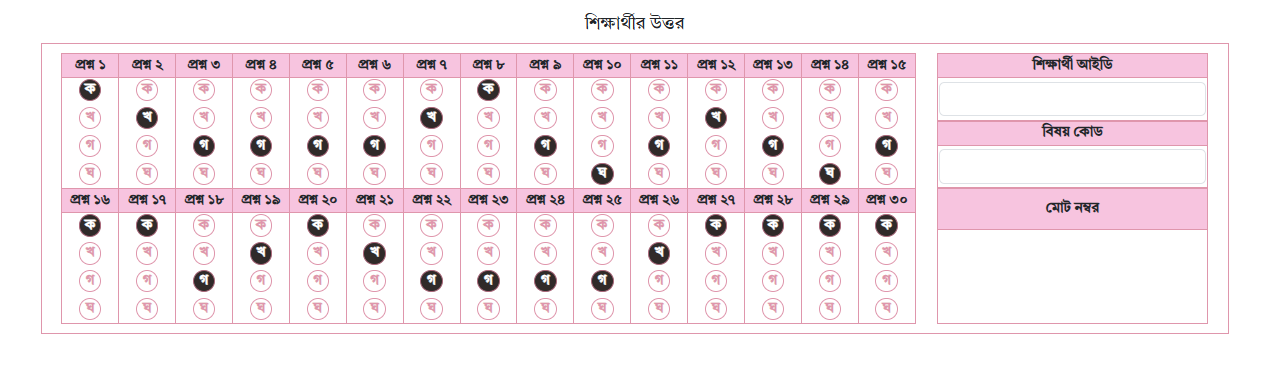
#> input picture omr2.png, 1264 x 369 px, found by its file name
$ python main-v-10.py
#> lines starting #> are read from the running program, lines starting #| are printed output that depends on the picture; after the words box and inside, x2 and y2 are one past the last pixel; in counts of white or black regions, pixels touching at a corner belong together
import cv2
import numpy as np
import os

def display_and_split_biggest_rectangle_part(image_path):
    """
    Loads an image, finds the biggest rectangular part, and splits it into
    the answer section and info section, returning them as NumPy arrays.
    """
#> called with image_path = 'omr2.png'
    image = cv2.imread(image_path)
#> image is the input picture: shape (369, 1264, 3); mean B, G, R 239.3, 234.8, 245.2

    if image is None:
        print(f"❌ Error: Could not load image from {image_path}")
        return None, None # Return None for both parts on failure

    gray = cv2.cvtColor(image, cv2.COLOR_BGR2GRAY)
    _, thresh = cv2.threshold(gray, 200, 255, cv2.THRESH_BINARY_INV)
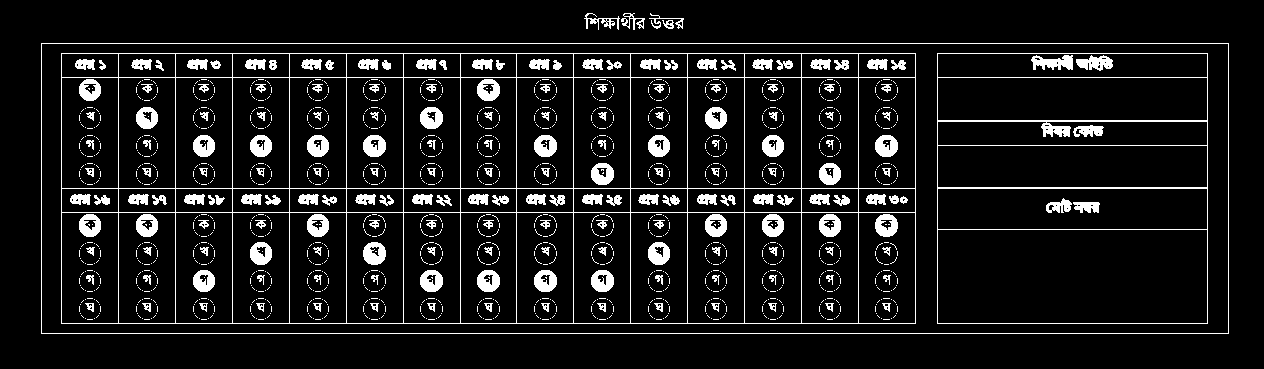
#> thresh: shape (369, 1264); 9.3% white; 1595 white regions (1399 under 20 px)

    contours, _ = cv2.findContours(thresh, cv2.RETR_EXTERNAL, cv2.CHAIN_APPROX_SIMPLE)
#> contours = 5 contours; box (x1, y1, x2, y2) and area: (41, 43, 1229, 334) 344230, (584, 13, 620, 30) 130, (621, 13, 645, 30) 106, (649, 13, 684, 29) 64, (662, 20, 674, 29) 56

    biggest_rect = None
    max_area = 0

    for contour in contours:
        perimeter = cv2.arcLength(contour, True)
        approx = cv2.approxPolyDP(contour, 0.02 * perimeter, True)

        if len(approx) == 4 and cv2.contourArea(approx) > 1000:
            x, y, w, h = cv2.boundingRect(approx)
            area = w * h
            if area > max_area:
                max_area = area
                biggest_rect = (x, y, w, h)
#> this loop made 5 passes
#> (perimeter, approx, x, y, w, h, area, max_area) on pass 1: (2954, [[41, 43], [41, 333], [1228, 333], [1228, 43]], 41, 43, 1188, 291, 345708, 345708)
#> perimeter on passes 2 to 5: 40.38, 176, 163.4, 200.7
#> after the loop, max_area = 345708

    if biggest_rect:
        x, y, w, h = biggest_rect
        rectangular_part = image[y:y + h, x:x + w]

        # Optional: Display the biggest rectangle
        # cv2.imshow("Biggest Rectangle Found", rectangular_part)
        # cv2.waitKey(0)

        # Split into initial answer section and info section
        # Assuming the answer section is on the left (75% width) and info on the right (25% width)
        answer_section_with_outer = rectangular_part[:, 0:int(0.75 * w)]
        info_section_with_outer = rectangular_part[:, int(0.75 * w):]

        # Function to find the main content within a section (removing white borders)
        def crop_white_borders(section_image):
            if section_image.size == 0:
                return section_image # Return empty if input is empty
            gray_section = cv2.cvtColor(section_image, cv2.COLOR_BGR2GRAY)
            # Adjust threshold if needed for better results
            _, thresh_section = cv2.threshold(gray_section, 200, 255, cv2.THRESH_BINARY_INV)
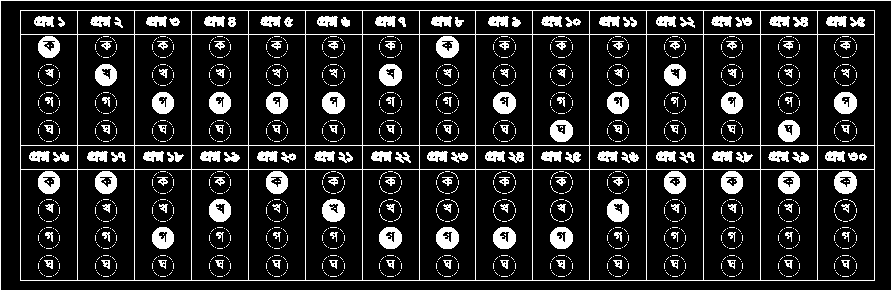
#> thresh_section: shape (291, 891); 14.4% white; 1585 white regions (1399 under 20 px)
            contours_section, _ = cv2.findContours(thresh_section, cv2.RETR_EXTERNAL, cv2.CHAIN_APPROX_SIMPLE)
#> contours_section = 2 contours, 1 with area under 20; largest, box (x1, y1, x2, y2) and area: (20, 10, 875, 281) 230580

            if contours_section:
                largest_contour_section = max(contours_section, key=cv2.contourArea)
#> largest_contour_section = [[20, 10], [20, 280], [874, 280], [874, 10]]
                x_sec, y_sec, w_sec, h_sec = cv2.boundingRect(largest_contour_section)
#> x_sec = 20; y_sec = 10; w_sec = 855; h_sec = 271
                return section_image[y_sec:y_sec + h_sec, x_sec:x_sec + w_sec]
            return section_image # Return original if no contours found

        answer_section_without_outer = crop_white_borders(answer_section_with_outer)
        info_section_without_outer = crop_white_borders(info_section_with_outer)
#> in crop_white_borders (call 2), `_, thresh_section = cv2.threshold(gray_section, 200, 255, cv2.THRESH_B..`:
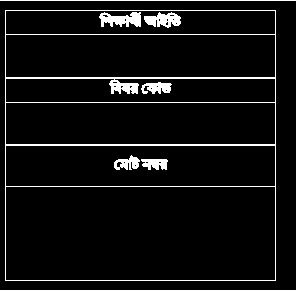
#> thresh_section: shape (291, 297); 6.5% white in thin lines or dots
#> in crop_white_borders (call 2), `contours_section, _ = cv2.findContours(thresh_section, cv2.RETR_EXTERN..`: contours_section = 2 contours, 1 with area under 20; largest, box (x1, y1, x2, y2) and area: (5, 10, 276, 281) 72900
#> in crop_white_borders (call 2), `largest_contour_section = max(contours_section, key=cv2.contourArea)`: largest_contour_section = [[5, 10], [5, 280], [275, 280], [275, 10]]
#> in crop_white_borders (call 2), `x_sec, y_sec, w_sec, h_sec = cv2.boundingRect(largest_contour_section)`: x_sec = 5; w_sec = 271
#> in crop_white_borders (call 2), `return section_image[y_sec:y_sec + h_sec, x_sec:x_sec + w_sec]`:
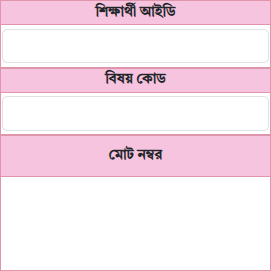
#> returned value: shape (271, 271, 3); mean of channels 0, 1, 2 238.4, 229.3, 247.4; drawn as B, G, R

        print("✅ Main sections extracted (in memory).")

        return answer_section_without_outer, info_section_without_outer
    else:
        print("❌ No significant rectangle found. Try adjusting the threshold or contour area.")
        return None, None # Return None for both parts on failure

def extract_info_sections(info_section_image):
    """
    Extracts the 'শিক্ষার্থী আইডি', 'বিষয় কোড', and 'মোট নম্বর' sections
    from the info_section_image (NumPy array) and returns them as NumPy arrays.
    """
    if info_section_image is None or info_section_image.size == 0:
        print("❌ Error: Info section image is empty or None.")
        return None, None, None

    img_height, img_width, _ = info_section_image.shape
#> img_height = 271; img_width = 271

    # --- ADJUST THESE PERCENTAGES ---
    student_id_section_height_percentage = 0.25
    subject_code_section_height_percentage = 0.25

    student_id_start_y = 0
    student_id_end_y = int(img_height * student_id_section_height_percentage)
#> student_id_end_y = 67

    subject_code_start_y = student_id_end_y
#> subject_code_start_y = 67
    subject_code_end_y = subject_code_start_y + int(img_height * subject_code_section_height_percentage)
#> subject_code_end_y = 134

    total_marks_start_y = subject_code_end_y
#> total_marks_start_y = 134
    total_marks_end_y = img_height
#> total_marks_end_y = 271

    student_id_part = None
    subject_code_part = None
    total_marks_part = None

    if student_id_end_y > student_id_start_y:
        student_id_part = info_section_image[student_id_start_y:student_id_end_y, 0:img_width]
        print("✅ Student ID section extracted (in memory).")
    else:
        print("❌ Student ID section crop failed.")

    if subject_code_end_y > subject_code_start_y:
        subject_code_part = info_section_image[subject_code_start_y:subject_code_end_y, 0:img_width]
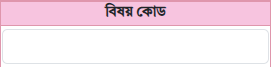
#> subject_code_part: shape (67, 271, 3); mean B, G, R 235.7, 225.6, 245.7
        print("✅ Subject Code section extracted (in memory).")
    else:
        print("❌ Subject Code section crop failed.")

    if total_marks_end_y > total_marks_start_y:
        total_marks_part = info_section_image[total_marks_start_y:total_marks_end_y, 0:img_width]
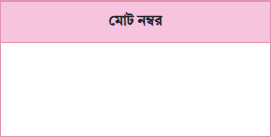
#> total_marks_part: shape (137, 271, 3); mean B, G, R 241.3, 232.9, 249.9
        print("✅ Total Marks section extracted (in memory).")
    else:
        print("❌ Total Marks section crop failed.")

    return student_id_part, subject_code_part, total_marks_part

def split_answer_section_horizontally(answer_section_image):
    """
    Splits the answer_section_image (NumPy array) horizontally into two equal halves,
    returning them as NumPy arrays.
    """
    if answer_section_image is None or answer_section_image.size == 0:
        print(f"❌ Error: Answer section image is empty or None.")
        return None, None

    img_height, img_width, _ = answer_section_image.shape
#> img_height = 271; img_width = 855

    middle_y = img_height // 2
#> middle_y = 135

    top_half = answer_section_image[0:middle_y, 0:img_width]
    bottom_half = answer_section_image[middle_y:img_height, 0:img_width]
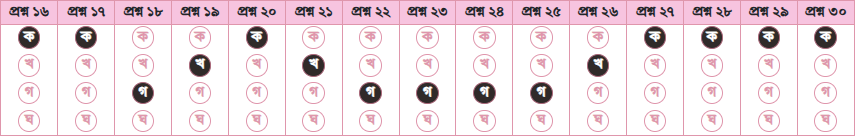
#> bottom_half: shape (136, 855, 3); mean B, G, R 229.7, 223.8, 238.1

    print("✅ Answer section split into two halves (in memory).")
    return top_half, bottom_half


# === Main execution block ===
if __name__ == "__main__":
    original_omr_image_path = "omr2.png"  # Your original OMR image file

    print("--- Starting OMR Sheet Processing ---")

    # Step 1: Get the main answer and info sections
    answer_section_img, info_section_img = display_and_split_biggest_rectangle_part(original_omr_image_path)

    # Step 2: Process the info section if available
    if info_section_img is not None and info_section_img.size > 0:
        print("\n--- Extracting Info Sub-sections ---")
        student_id_img, subject_code_img, total_marks_img = extract_info_sections(info_section_img)

        # Optional: Display info sub-sections (no saving)
        if student_id_img is not None: cv2.imshow("Student ID", student_id_img)
        if subject_code_img is not None: cv2.imshow("Subject Code", subject_code_img)
        if total_marks_img is not None: cv2.imshow("Total Marks", total_marks_img)
        cv2.waitKey(1) # Small wait key to allow windows to pop up

    # Step 3: Split the answer section if available
    if answer_section_img is not None and answer_section_img.size > 0:
        print("\n--- Splitting Answer Section into Halves ---")
        answer_top_half_img, answer_bottom_half_img = split_answer_section_horizontally(answer_section_img)

        # Optional: Display answer halves (no saving)
        if answer_top_half_img is not None: cv2.imshow("Answer Top Half", answer_top_half_img)
        if answer_bottom_half_img is not None: cv2.imshow("Answer Bottom Half", answer_bottom_half_img)
        cv2.waitKey(0) # Wait for a key press to close all windows
        cv2.destroyAllWindows()
    else:
        print("\nAnswer section not available for splitting.")

    print("\n--- Processing Complete ---")

$ run again, with omr3.png copied over omr2.png
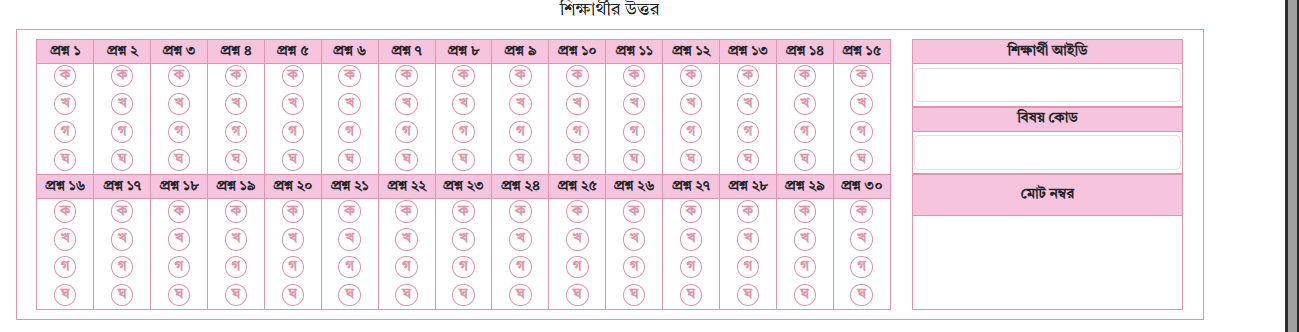
#> input picture omr3.png, 1299 x 332 px, found by its file name
#> in display_and_split_biggest_rectangle_part, image is the input picture: shape (332, 1299, 3); mean B, G, R 240.5, 235.5, 246.8
#> in display_and_split_biggest_rectangle_part, `_, thresh = cv2.threshold(gray, 200, 255, cv2.THRESH_BINARY_INV)`:
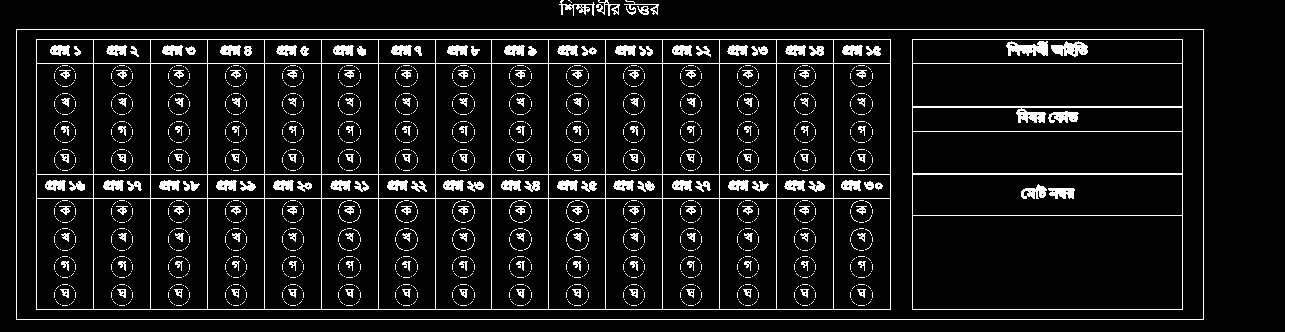
#> thresh: shape (332, 1299); 9.3% white; 2022 white regions (1825 under 20 px)
#> contours = 7 contours, 1 with area under 20; largest, box (x1, y1, x2, y2) and area: (16, 29, 1204, 320) 344230, (1285, 0, 1299, 332) 4303, (559, 0, 595, 16) 128, (596, 0, 620, 16) 86, (624, 0, 659, 15) 63, (637, 6, 649, 15) 56
#> the loop in display_and_split_biggest_rectangle_part, `for contour in contours:` made 7 passes
#> (perimeter, approx, x, y, w, h, area, max_area) on pass 1: (2954, [[16, 29], [16, 319], [1203, 319], [1203, 29]], 16, 29, 1188, 291, 345708, 345708)
#> after the loop in display_and_split_biggest_rectangle_part, `for contour in contours:`: max_area = 345708
#> thresh_section: shape (291, 891); 11.3% white in thin lines or dots
#> contours_section = 2 contours, 1 with area under 20; largest, box (x1, y1, x2, y2) and area: (20, 10, 875, 281) 230580
#> largest_contour_section = [[20, 10], [20, 280], [874, 280], [874, 10]]
#> x_sec = 20; y_sec = 10; w_sec = 855; h_sec = 271
#> gray_section: shape (291, 297)
#> thresh_section: shape (291, 297); 6.5% white in thin lines or dots
#> contours_section = 2 contours, 1 with area under 20; largest, box (x1, y1, x2, y2) and area: (5, 10, 276, 281) 72900
#> in split_answer_section_horizontally, `bottom_half = answer_section_image[middle_y:img_height, 0:img_width]`:
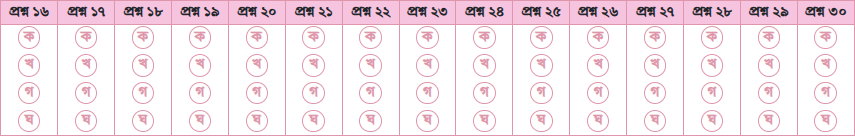
#> bottom_half: shape (136, 855, 3); mean B, G, R 236.9, 230.8, 245.5

$ run again, with omr4.png copied over omr2.png
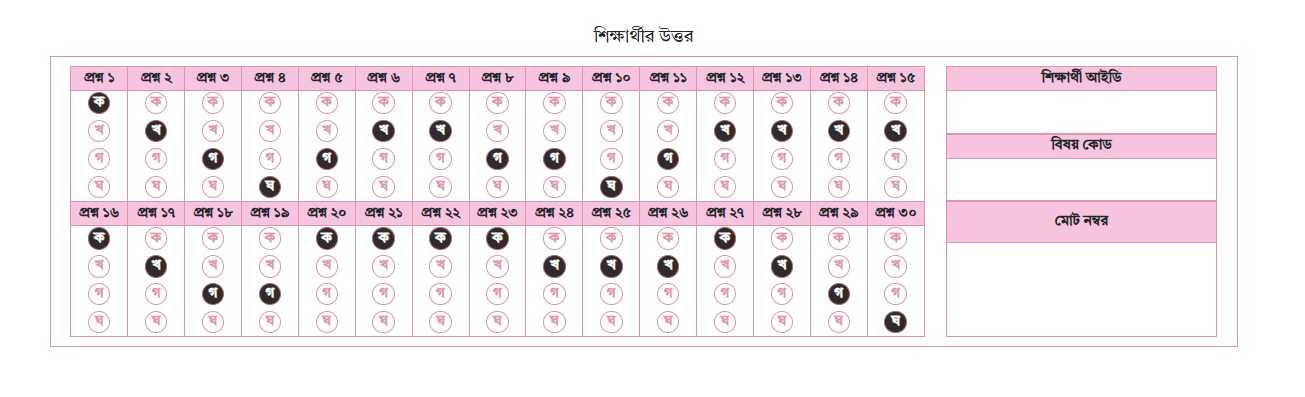
#> input picture omr4.png, 1305 x 397 px, found by its file name
#> in display_and_split_biggest_rectangle_part, image is the input picture: shape (397, 1305, 3); mean B, G, R 240.9, 236.9, 246.2
#> in display_and_split_biggest_rectangle_part, `_, thresh = cv2.threshold(gray, 200, 255, cv2.THRESH_BINARY_INV)`:
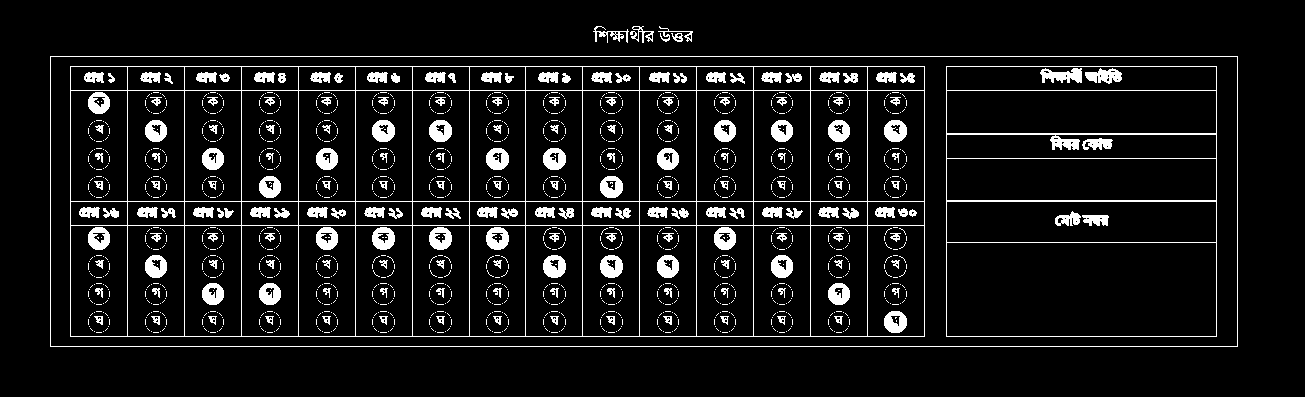
#> thresh: shape (397, 1305); 8.4% white; 1619 white regions (1423 under 20 px)
#> contours = 5 contours; box (x1, y1, x2, y2) and area: (50, 56, 1238, 347) 344230, (593, 26, 629, 43) 130, (630, 26, 654, 43) 106, (658, 26, 693, 42) 64, (671, 33, 683, 42) 56
#> the loop in display_and_split_biggest_rectangle_part, `for contour in contours:` made 5 passes
#> (perimeter, approx, x, y, w, h, area, max_area) on pass 1: (2954, [[50, 56], [50, 346], [1237, 346], [1237, 56]], 50, 56, 1188, 291, 345708, 345708)
#> after the loop in display_and_split_biggest_rectangle_part, `for contour in contours:`: max_area = 345708
#> thresh_section: shape (291, 891); 14.4% white; 1609 white regions (1423 under 20 px)
#> contours_section = 2 contours, 1 with area under 20; largest, box (x1, y1, x2, y2) and area: (20, 10, 875, 281) 230580
#> largest_contour_section = [[20, 10], [20, 280], [874, 280], [874, 10]]
#> x_sec = 20; y_sec = 10; w_sec = 855; h_sec = 271
#> gray_section: shape (291, 297)
#> thresh_section: shape (291, 297); 6.5% white in thin lines or dots
#> contours_section = 2 contours, 1 with area under 20; largest, box (x1, y1, x2, y2) and area: (5, 10, 276, 281) 72900
#> in split_answer_section_horizontally, `bottom_half = answer_section_image[middle_y:img_height, 0:img_width]`:
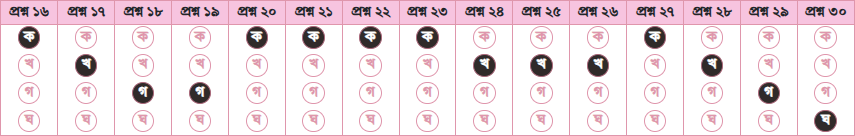
#> bottom_half: shape (136, 855, 3); mean B, G, R 229.6, 223.7, 238

$ run again, with omr5.png copied over omr2.png
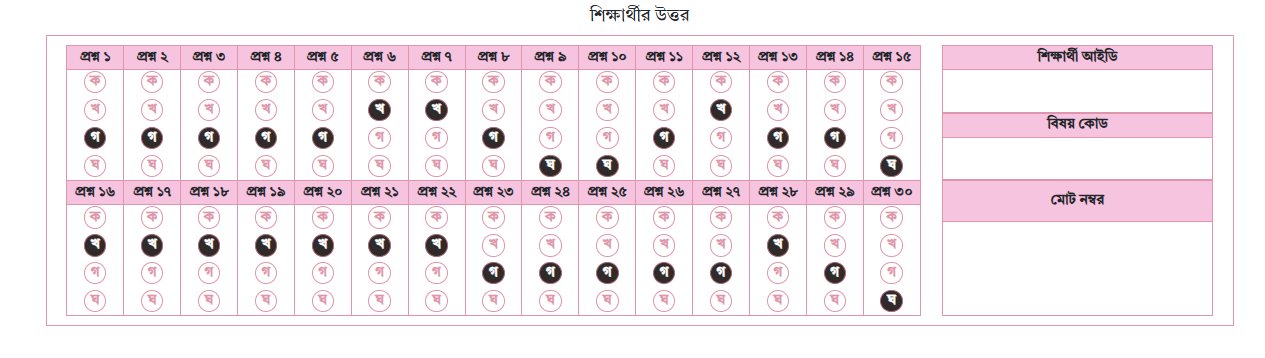
#> input picture omr5.png, 1265 x 358 px, found by its file name
#> in display_and_split_biggest_rectangle_part, image is the input picture: shape (358, 1265, 3); mean B, G, R 238.9, 234.2, 244.9
#> thresh: shape (358, 1265); 9.6% white; 1585 white regions (1389 under 20 px)
#> contours = 5 contours; box (x1, y1, x2, y2) and area: (46, 35, 1234, 326) 344230, (589, 5, 625, 22) 130, (626, 5, 650, 22) 106, (654, 5, 689, 21) 64, (667, 12, 679, 21) 56
#> the loop in display_and_split_biggest_rectangle_part, `for contour in contours:` made 5 passes
#> (perimeter, approx, x, y, w, h, area, max_area) on pass 1: (2954, [[46, 35], [46, 325], [1233, 325], [1233, 35]], 46, 35, 1188, 291, 345708, 345708)
#> after the loop in display_and_split_biggest_rectangle_part, `for contour in contours:`: max_area = 345708
#> thresh_section: shape (291, 891); 14.4% white; 1575 white regions (1389 under 20 px)
#> contours_section = 2 contours, 1 with area under 20; largest, box (x1, y1, x2, y2) and area: (20, 10, 875, 281) 230580
#> largest_contour_section = [[20, 10], [20, 280], [874, 280], [874, 10]]
#> x_sec = 20; y_sec = 10; w_sec = 855; h_sec = 271
#> gray_section: shape (291, 297)
#> thresh_section: shape (291, 297); 6.5% white in thin lines or dots
#> contours_section = 2 contours, 1 with area under 20; largest, box (x1, y1, x2, y2) and area: (5, 10, 276, 281) 72900
#> in split_answer_section_horizontally, `bottom_half = answer_section_image[middle_y:img_height, 0:img_width]`:
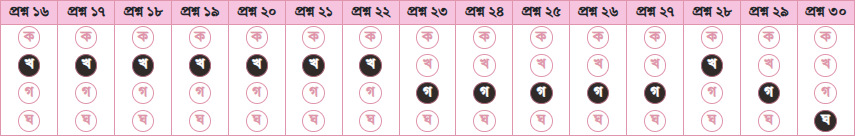
#> bottom_half: shape (136, 855, 3); mean B, G, R 229.5, 223.5, 237.9
